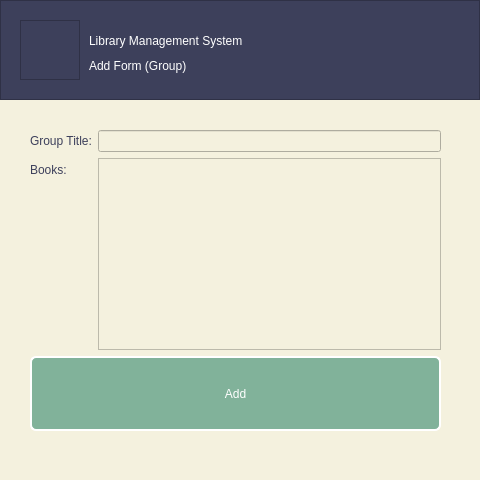
<?xml version="1.0" encoding="UTF-8"?>
<ui version="4.0">
 <class>addGroup</class>
 <widget class="QWidget" name="addGroup">
  <property name="geometry">
   <rect>
    <x>0</x>
    <y>0</y>
    <width>480</width>
    <height>480</height>
   </rect>
  </property>
  <property name="minimumSize">
   <size>
    <width>480</width>
    <height>480</height>
   </size>
  </property>
  <property name="maximumSize">
   <size>
    <width>480</width>
    <height>480</height>
   </size>
  </property>
  <property name="windowTitle">
   <string>Add Group</string>
  </property>
  <property name="windowIcon">
   <iconset resource="res.qrc">
    <normaloff>:/icons/icons/library.png</normaloff>:/icons/icons/library.png</iconset>
  </property>
  <property name="styleSheet">
   <string notr="true">QWidget
{
	background-color: rgb(244, 241, 222);
	color: rgb(61, 64, 91);
}
QPushButton
{
	font: 10pt &quot;IRANYekan&quot;;
	background-color: rgb(129, 178, 154);
	color: rgb(255, 255, 255);
    border: 2px solid rgb(255, 255, 255);
    border-radius: 6px;
}
QPushButton:hover
{
	background-color: rgb(242, 204, 143);
}
QLineEdit
{
	font: 8pt &quot;IRANYekan&quot;;
}
QLabel
{
	font: 8pt &quot;IRANYekan&quot;;
}</string>
  </property>
  <widget class="QFrame" name="frame_top">
   <property name="geometry">
    <rect>
     <x>0</x>
     <y>0</y>
     <width>480</width>
     <height>100</height>
    </rect>
   </property>
   <property name="styleSheet">
    <string notr="true">background-color: rgb(61, 64, 91);
color: rgb(255, 255, 255);</string>
   </property>
   <property name="frameShape">
    <enum>QFrame::StyledPanel</enum>
   </property>
   <property name="frameShadow">
    <enum>QFrame::Raised</enum>
   </property>
   <widget class="QFrame" name="frame_icon">
    <property name="geometry">
     <rect>
      <x>20</x>
      <y>20</y>
      <width>60</width>
      <height>60</height>
     </rect>
    </property>
    <property name="styleSheet">
     <string notr="true">image: url(:/icons/icons/add_group.png);</string>
    </property>
    <property name="frameShape">
     <enum>QFrame::StyledPanel</enum>
    </property>
    <property name="frameShadow">
     <enum>QFrame::Raised</enum>
    </property>
   </widget>
   <widget class="QLabel" name="label_title">
    <property name="geometry">
     <rect>
      <x>89</x>
      <y>25</y>
      <width>381</width>
      <height>31</height>
     </rect>
    </property>
    <property name="styleSheet">
     <string notr="true">font: 75 12pt &quot;IRANYekan&quot;;</string>
    </property>
    <property name="text">
     <string>Library Management System</string>
    </property>
   </widget>
   <widget class="QLabel" name="label_9">
    <property name="geometry">
     <rect>
      <x>89</x>
      <y>55</y>
      <width>311</width>
      <height>21</height>
     </rect>
    </property>
    <property name="styleSheet">
     <string notr="true">font: 25 8pt &quot;IRANYekan Light&quot;;</string>
    </property>
    <property name="text">
     <string>Add Form (Group) </string>
    </property>
   </widget>
  </widget>
  <widget class="QWidget" name="formLayoutWidget">
   <property name="geometry">
    <rect>
     <x>30</x>
     <y>130</y>
     <width>411</width>
     <height>301</height>
    </rect>
   </property>
   <layout class="QFormLayout" name="formLayout">
    <item row="0" column="0">
     <widget class="QLabel" name="label">
      <property name="text">
       <string>Group Title:</string>
      </property>
     </widget>
    </item>
    <item row="0" column="1">
     <widget class="QLineEdit" name="lineEdit_gptitle"/>
    </item>
    <item row="1" column="1">
     <widget class="QListWidget" name="listWidget">
      <property name="selectionMode">
       <enum>QAbstractItemView::MultiSelection</enum>
      </property>
      <property name="selectionBehavior">
       <enum>QAbstractItemView::SelectRows</enum>
      </property>
      <property name="sortingEnabled">
       <bool>true</bool>
      </property>
     </widget>
    </item>
    <item row="1" column="0">
     <widget class="QLabel" name="label_2">
      <property name="text">
       <string>Books:</string>
      </property>
     </widget>
    </item>
    <item row="2" column="0" colspan="2">
     <widget class="QPushButton" name="pushButton_add">
      <property name="sizePolicy">
       <sizepolicy hsizetype="Expanding" vsizetype="Expanding">
        <horstretch>0</horstretch>
        <verstretch>0</verstretch>
       </sizepolicy>
      </property>
      <property name="text">
       <string>Add</string>
      </property>
     </widget>
    </item>
   </layout>
  </widget>
 </widget>
 <resources>
  <include location="res.qrc"/>
 </resources>
 <connections/>
</ui>
